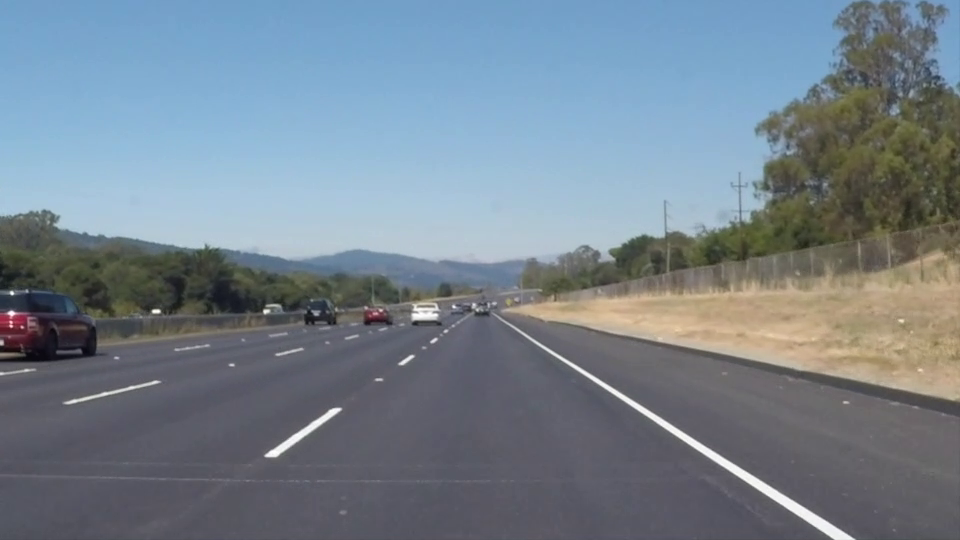
#> input picture frame 22 of data/whiteline.mp4, 960 x 540 px
$ python dashcam_lane_detection.py
#> lines starting #> are read from the running program, lines starting #| are printed output that depends on the picture; after the words box and inside, x2 and y2 are one past the last pixel; in counts of white or black regions, pixels touching at a corner belong together
# this program detects straight lanes, classifies it into left line and right line,
# and finally colors them according to the type of line (dashed = red, solid = green)

import cv2
import numpy as np
import os


class LaneDetectorPipeline():
    def __init__(self, image, scale):
        self.image = image
        self.rows = image.shape[0]  # 540
        self.cols = image.shape[1]  # 960

        self.lane_image = self.image

        # test for flipped video
        # set to True to flip the video and see the results. (It works)
        self.flip = False

        self.scale = scale
        self.minLineLength = 60
        self.maxLineGap = 50

    def pre_processing(self, resize, gray, blur, edge):
        if resize:
            new_width = int(self.cols * self.scale)
            new_height = int(self.rows * self.scale)
            self.image = cv2.resize(self.image, (new_width, new_height))
            self.rows = self.image.shape[0]
            self.cols = self.image.shape[1]
            image_scaled = cv2.cvtColor(self.image, cv2.COLOR_RGB2BGR)

        if self.flip:
            self.image = cv2.flip(self.image, 1)
            image_scaled = cv2.flip(image_scaled, 1)

        if gray:
            self.image = cv2.cvtColor(self.image, cv2.COLOR_BGR2GRAY)

        if blur:
            self.image = cv2.GaussianBlur(self.image, (7, 7), 0)

        if edge:
            self.image = cv2.Canny(self.image, 50, 150)

        return self.image, image_scaled

    def crop_lane(self):
        # defining a region of interest
        # TODO: This should be parameterized to the image size
        region = np.array(
            [(10, self.rows), (370, self.rows), (240, 135), (150, 135)])

        mask = np.zeros_like(self.image)
        cv2.fillPoly(mask, pts=[region], color=(255, 255))
        self.lane_image = cv2.bitwise_and(self.image, mask)
        return self.lane_image

    def hough_lines(self):
        lines = cv2.HoughLinesP(self.lane_image, 2, np.pi/180, 40, np.array(
            []), minLineLength=self.minLineLength, maxLineGap=self.maxLineGap)
        return lines

    def line_classifier(self, lines, image):
        left = []
        right = []
        if lines is not None:
            for i in range(0, len(lines)):
                l = lines[i][0]
                x1, y1, x2, y2 = l
                slope = (y2-y1)/(x2-x1)
                if slope < 0:
                    left.append(l)
                else:
                    right.append(l)
        left_sum = 0
        right_sum = 0
        for i in left:
            l = i
            x1, y1, x2, y2 = l
            distance = pow((pow((x2 - x1), 2) + pow((y2 - y1), 2)), 1 / 2)
            left_sum = left_sum+distance
        for i in right:
            l = i
            x1, y1, x2, y2 = l
            distance = pow((pow((x2 - x1), 2) + pow((y2 - y1), 2)), 1 / 2)
            right_sum = right_sum + distance

        # the sum of distance of lines detected in the left side will be less if it contains broken, i.e. dashed lines. So, we will color the dashed lines as red and the other line as green
        if left_sum < right_sum:
            for i in left:
                l = i
                x1, y1, x2, y2 = l
                cv2.line(image, (l[0], l[1]), (l[2], l[3]),
                         (255, 0, 0), 2, cv2.LINE_AA)
            for i in right:
                l = i
                x1, y1, x2, y2 = l
                cv2.line(image, (l[0], l[1]), (l[2], l[3]),
                         (0, 255, 0), 2, cv2.LINE_AA)
        elif left_sum > right_sum:
            for i in left:
                l = i
                x1, y1, x2, y2 = l
                cv2.line(image, (l[0], l[1]), (l[2], l[3]),
                         (0, 255, 0), 2, cv2.LINE_AA)
            for i in right:
                l = i
                x1, y1, x2, y2 = l
                cv2.line(image, (l[0], l[1]), (l[2], l[3]),
                         (255, 0, 0), 2, cv2.LINE_AA)
        return cv2.cvtColor(image, cv2.COLOR_RGB2BGR)

# visualizer class is capable of productin 1-5 output windows scaled proportionally to the input sample image
# it also has the capability to save the generated frames asa a video if used inside a loop
class Visualizer():
    def __init__(self, image, scale, frames=[None, None, None, None, 'Final Frame'], save=False):
        self.frame1 = None
        self.frame2 = None
        self.frame3 = None
        self.frame4 = None
        self.frame0 = None

        self.save = save
        self.frame_dict = {frames[0]: self.frame1, frames[1]: self.frame2,
                           frames[2]: self.frame3, frames[3]: self.frame4, frames[4]: self.frame0}
        self.scale = scale

        self.image = self.resize(image, self.scale)
        self.frame_height = self.image.shape[0]
        self.frame_width = self.image.shape[1]

        self.number_of_frames = 1+(4-frames.count(None))
        self.number_of_small_frames = self.number_of_frames - 1
        self.aspect_ratio = self.frame_width/self.frame_height

        self.small_frame_width = int(
            self.frame_width/self.number_of_small_frames)
        self.small_frame_height = int(
            (self.number_of_small_frames * self.small_frame_width)/self.aspect_ratio)

        self.capture_width = self.frame_width * self.number_of_small_frames
        self.capture_height = self.frame_height * \
            self.number_of_small_frames + self.frame_height

        self.font = cv2.FONT_HERSHEY_SIMPLEX
        self.fontScale = 1
        self.color = (255, 255, 255)
        self.thickness = 2

        self.fps = 25
        if self.save:
            save_path = Visualizer.get_absolute_path(
                "output") + "/lane_detection_output.mp4"
            self.result = cv2.VideoWriter(save_path, cv2.VideoWriter_fourcc(
                *'mp4v'), self.fps, (self.capture_width, self.capture_height))

    @staticmethod
    def get_absolute_path(dir):
        current_directory = os.getcwd()
        parent_directory = os.path.dirname(current_directory)
        absolute_path = os.path.join(parent_directory, dir)
        return absolute_path

    def resize(self, image, scale):
        new_width = int(image.shape[1] * scale)
        new_height = int(image.shape[0] * scale)
        image = cv2.resize(image, (new_width, new_height))
        return image

    def update_frame(self, image, frame_name):
        if frame_name in self.frame_dict.keys():
            self.frame_dict[frame_name] = image
            self.frame_dict[frame_name] = cv2.cvtColor(
                self.frame_dict[frame_name], cv2.COLOR_BGR2RGB)
            # tune these two values for text alignment
            vertical_placement = 0.95
            horizontal_placement = 0.8
            org2 = (int(self.frame_width-vertical_placement*self.frame_width),
                    int(self.frame_height-horizontal_placement*self.frame_height))
            self.frame_dict[frame_name] = cv2.putText(
                self.frame_dict[frame_name], frame_name, org2, self.font, self.fontScale, self.color, self.thickness, cv2.LINE_AA)

    def update_final_frame(self, image, frame_name):
        image = cv2.resize(image, (self.frame_width * self.number_of_small_frames,
                           self.frame_height * self.number_of_small_frames))

        self.frame_dict[frame_name] = image

        vertical_placement = 0.95
        horizontal_placement = 0.95
        org1 = (int(self.frame_width-vertical_placement*self.frame_width),
                int(self.capture_height-horizontal_placement * self.capture_height))
        self.frame_dict[frame_name] = cv2.putText(
            self.frame_dict[frame_name], frame_name, org1, self.font, self.fontScale, self.color, self.thickness, cv2.LINE_AA)

        small_frames = []
        for small_frame_name in list(self.frame_dict.keys())[:-1]:
            if small_frame_name != None:
                small_frames.append(self.frame_dict[small_frame_name])

        bottom_frames = np.concatenate(small_frames, axis=1)

        output = np.concatenate(
            (self.frame_dict[frame_name], bottom_frames), axis=0)
        if self.save:
            self.result.write(output)

        output = cv2.resize(
            output, (int(output.shape[1]*0.6), int(output.shape[0]*0.6)))
        cv2.imshow(frame_name + " Pipeline", output)

    def __del__(self):
        print("Closing output feed...")


def main():
    scale = 0.4  # scaling down all frames for faster processing
    video_path = Visualizer.get_absolute_path("data") + "/whiteline.mp4"
    print(video_path)
    save = True
    frame = cv2.VideoCapture(video_path)
    _, sample_frame = frame.read()
#> sample_frame is the input picture: shape (540, 960, 3); mean B, G, R 141.9, 130.7, 117.7
    frames = ['Input', 'Edges', 'Lane Crop',
              'Hough Lines', 'Lane Segmentation']
    visuals = Visualizer(image=sample_frame, scale=scale,
                         frames=frames, save=save)

    while (frame.isOpened()):
        success, image = frame.read()
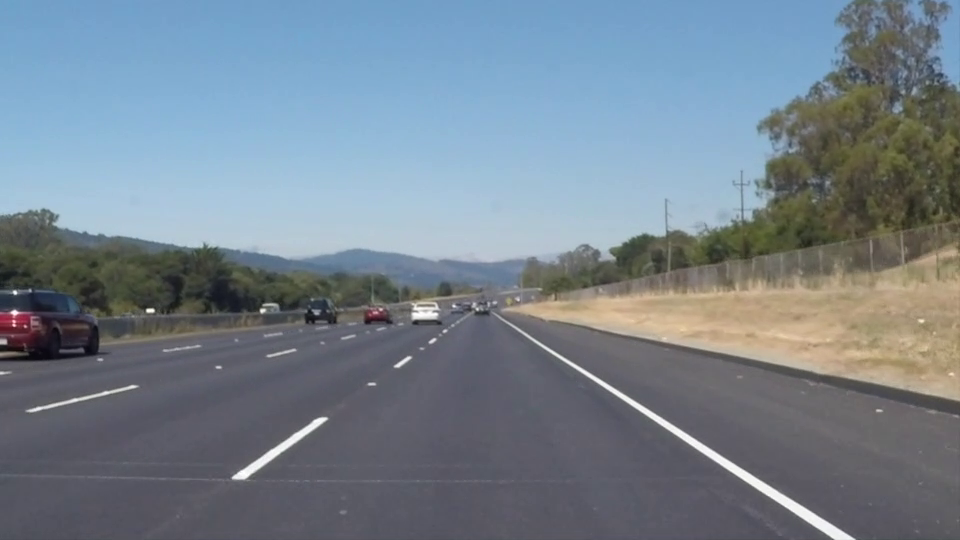
#> input picture frame 23 of data/whiteline.mp4, 960 x 540 px
#> image is the input picture: shape (540, 960, 3); mean B, G, R 142, 130.6, 117.8
        if not success:
            print("\nEnd of frames\n")
            break

        current_frame_object = LaneDetectorPipeline(image, scale)

        image_edge, image_scaled = current_frame_object.pre_processing(
            resize=True, gray=True, blur=True, edge=True)
#> in pre_processing, `self.image = cv2.Canny(self.image, 50, 150)`:
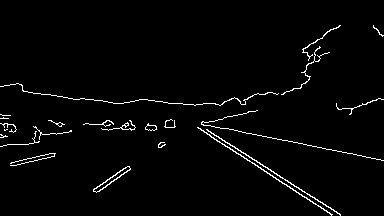
#> self.image: shape (216, 384); 2.3% white in thin lines or dots, all inside (x1, y1, x2, y2) = (0, 25, 384, 216)
        visuals.update_frame(image_scaled, 'Input')
        visuals.update_frame(image_edge, 'Edges')

        image_cropped = current_frame_object.crop_lane()
#> in crop_lane, `self.lane_image = cv2.bitwise_and(self.image, mask)`:
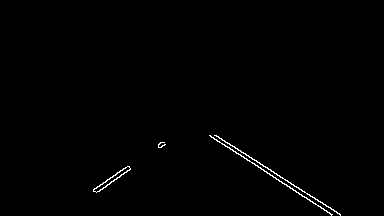
#> self.lane_image: shape (216, 384); 0.66% white in thin lines or dots, all inside (x1, y1, x2, y2) = (93, 135, 341, 216)
        visuals.update_frame(image_cropped, 'Lane Crop')

        # using hough transform to detect lines
        hough_lines = current_frame_object.hough_lines()
#> in hough_lines, `lines = cv2.HoughLinesP(self.lane_image, 2, np.pi/180, 40, np.array( [..`: lines = [[245, 153, 331, 215], [214, 139, 322, 202], [216, 135, 290, 188], [99, 191, 164, 142], [209, 135, 287, 180], [267, 173, 340, 214], [93, 191, 160, 142], [212, 137, 332, 214]]
#> hough_lines has the same summary as lines in hough_lines
        image_hough_lines = image_scaled
        for line in hough_lines:
            line = line[0]
            cv2.line(image_hough_lines, (line[0], line[1]),
                     (line[2], line[3]), (255, 100, 255), 1, cv2.LINE_AA)
#> this loop made 8 passes
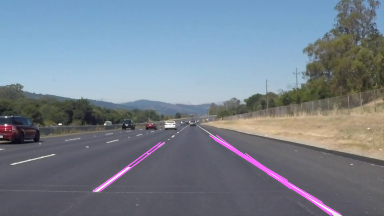
#> image_hough_lines: shape (216, 384, 3); mean R, G, B 118.8, 130, 142.9
        visuals.update_frame(image_hough_lines, 'Hough Lines')

        # classifying lines as left and right and coloring them acconding to the given convention
        image_lines_classified = current_frame_object.line_classifier(
            hough_lines, image_scaled)
#> the loop in line_classifier, `for i in range(0, len(lines)):` made 8 passes
#> (x1, y1, x2, y2, slope) on passes 1 to 8: (245, 153, 331, 215, 0.721), (214, 139, 322, 202, 0.583), (216, 135, 290, 188, 0.716), (99, 191, 164, 142, -0.754), (209, 135, 287, 180, 0.577), (267, 173, 340, 214, 0.562), (93, 191, 160, 142, -0.731), (212, 137, 332, 214, 0.642)
#> after the loop in line_classifier, `for i in range(0, len(lines)):`: left = [[99, 191, 164, 142], [93, 191, 160, 142]]; right = [[245, 153, 331, 215], [214, 139, 322, 202], [216, 135, 290, 188], [209, 135, 287, 180], [267, 173, 340, 214], [212, 137, 332, 214]]
#> the loop in line_classifier, `for i in left:` made 2 passes
#> (x1, y1, x2, y2, distance, left_sum) on passes 1 to 2: (99, 191, 164, 142, 81.4, 81.4), (93, 191, 160, 142, 83.01, 164.4)
#> after the loop in line_classifier, `for i in left:`: left_sum = 164.4
#> the loop in line_classifier, `for i in right:` made 6 passes
#> (x1, y1, x2, y2, distance, right_sum) on passes 1 to 6: (245, 153, 331, 215, 106, 106), (214, 139, 322, 202, 125, 231.1), (216, 135, 290, 188, 91.02, 322.1), (209, 135, 287, 180, 90.05, 412.1), (267, 173, 340, 214, 83.73, 495.8), (212, 137, 332, 214, 142.6, 638.4)
#> after the loop in line_classifier, `for i in right:`: right_sum = 638.4
#> the loop in line_classifier, `for i in left:` made 2 passes
#> the loop in line_classifier, `for i in right:` made 6 passes
#> after the loop in line_classifier, `for i in right:`:
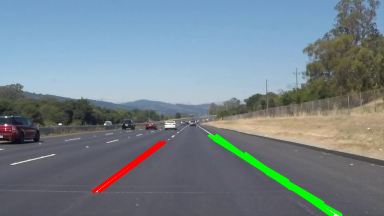
#> image: shape (216, 384, 3); mean R, G, B 116.6, 131.1, 139.1
        visuals.update_final_frame(image_lines_classified, 'Lane Segmentation')
#> the loop in update_final_frame, `for small_frame_name in list(self.frame_dict.keys())[:-1]:` made 4 passes
#> small_frame_name on passes 1 to 4: 'Input', 'Edges', 'Lane Crop', 'Hough Lines'
#> after the loop in update_final_frame, `for small_frame_name in list(self.frame_dict.keys())[:-1]:`: small_frames = 4 items
#> in update_final_frame, `bottom_frames = np.concatenate(small_frames, axis=1)`:
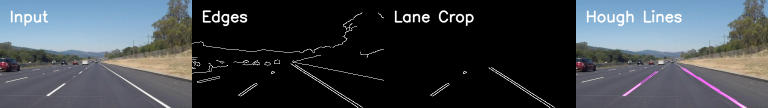
#> bottom_frames: shape (216, 1536, 3) (shown at 1/2 size); mean of channels 0, 1, 2 75, 69.2, 63.4; drawn as B, G, R
#> in update_final_frame, `output = cv2.resize( output, (int(output.shape[1]*0.6), int(output.sha..`:
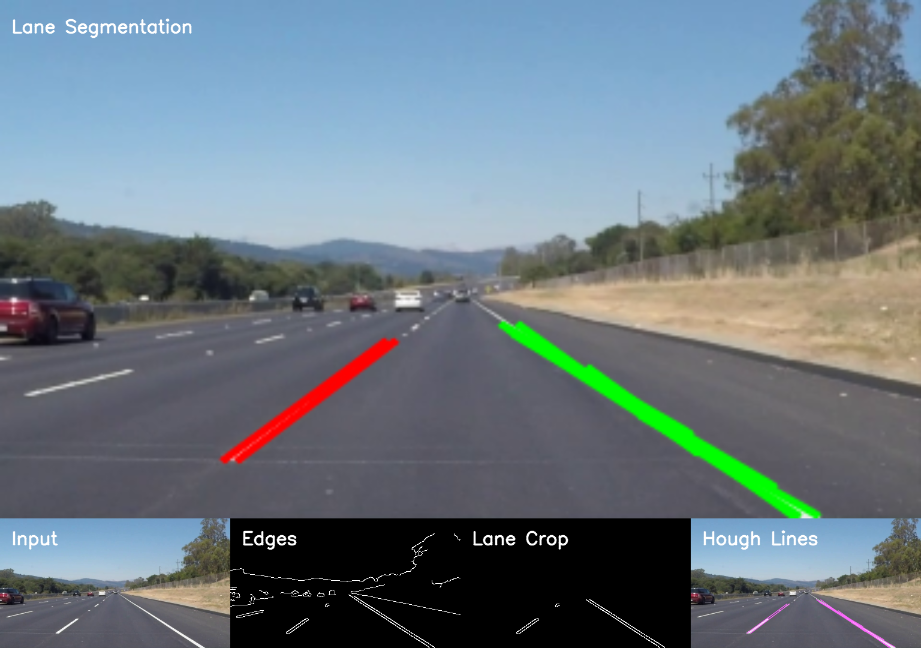
#> output: shape (648, 921, 3); mean of channels 0, 1, 2 126.3, 118.7, 106.1; drawn as B, G, R

        del current_frame_object

        if cv2.waitKey(25) & 0xFF == ord('q'):
            # del visuals
#> (key q is pressed here)
            break

    frame.release()
    cv2.destroyAllWindows()
    del visuals


if __name__ == "__main__":
    main()

$ run again, starting later in the video
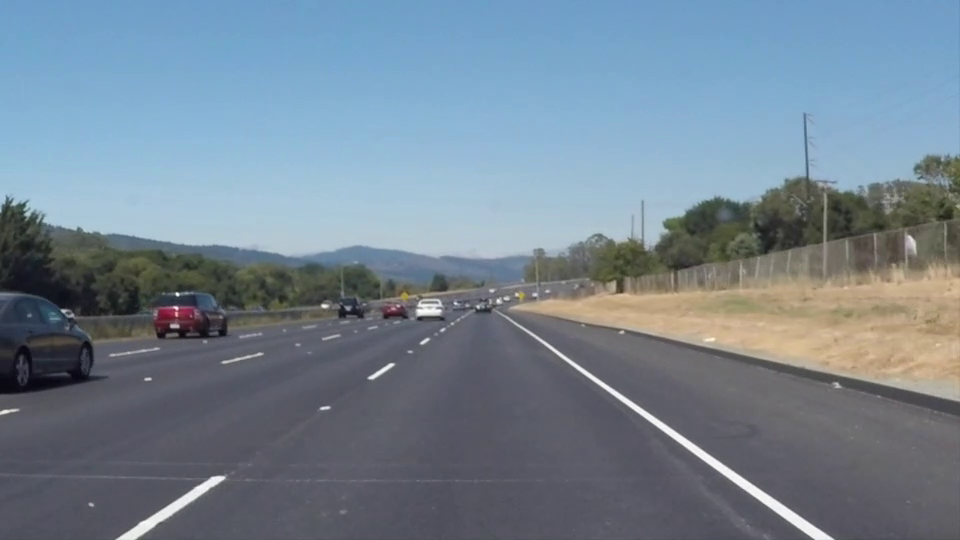
#> input picture frame 99 of data/whiteline.mp4, 960 x 540 px
#> in main, sample_frame is the input picture: shape (540, 960, 3); mean B, G, R 146, 132.3, 116.7
#> mask: shape (216, 384); 22% white; 1 white region, box (x1, y1, x2, y2) and area: (11, 135, 370, 216) 18279
#> self.lane_image: shape (216, 384); 0.59% white in thin lines or dots, all inside (x1, y1, x2, y2) = (47, 135, 333, 216)
#> lines = [[217, 135, 331, 215], [211, 135, 323, 214]]
#> the loop in main, `for line in hough_lines:` made 2 passes
#> the loop in line_classifier, `for i in range(0, len(lines)):` made 2 passes
#> (x1, y1, x2, y2, slope) on passes 1 to 2: (217, 135, 331, 215, 0.702), (211, 135, 323, 214, 0.705)
#> after the loop in line_classifier, `for i in range(0, len(lines)):`: left = []; right = [[217, 135, 331, 215], [211, 135, 323, 214]]
#> after the loop in line_classifier, `for i in left:`: left_sum = 0
#> the loop in line_classifier, `for i in right:` made 2 passes
#> (x1, y1, x2, y2, distance, right_sum) on passes 1 to 2: (217, 135, 331, 215, 139.3, 139.3), (211, 135, 323, 214, 137.1, 276.3)
#> after the loop in line_classifier, `for i in right:`: right_sum = 276.3
#> the loop in line_classifier, `for i in right:` made 2 passes
#> after the loop in line_classifier, `for i in right:`:
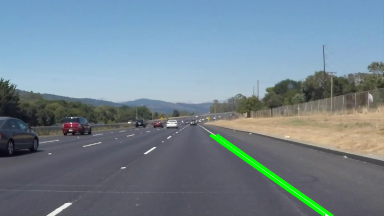
#> image: shape (216, 384, 3); mean R, G, B 115, 133.2, 144.2
#> the loop in update_final_frame, `for small_frame_name in list(self.frame_dict.keys())[:-1]:` made 4 passes
#> small_frame_name on passes 1 to 4: 'Input', 'Edges', 'Lane Crop', 'Hough Lines'
#> after the loop in update_final_frame, `for small_frame_name in list(self.frame_dict.keys())[:-1]:`: small_frames = 4 items
#> in update_final_frame, `output = cv2.resize( output, (int(output.shape[1]*0.6), int(output.sha..`:
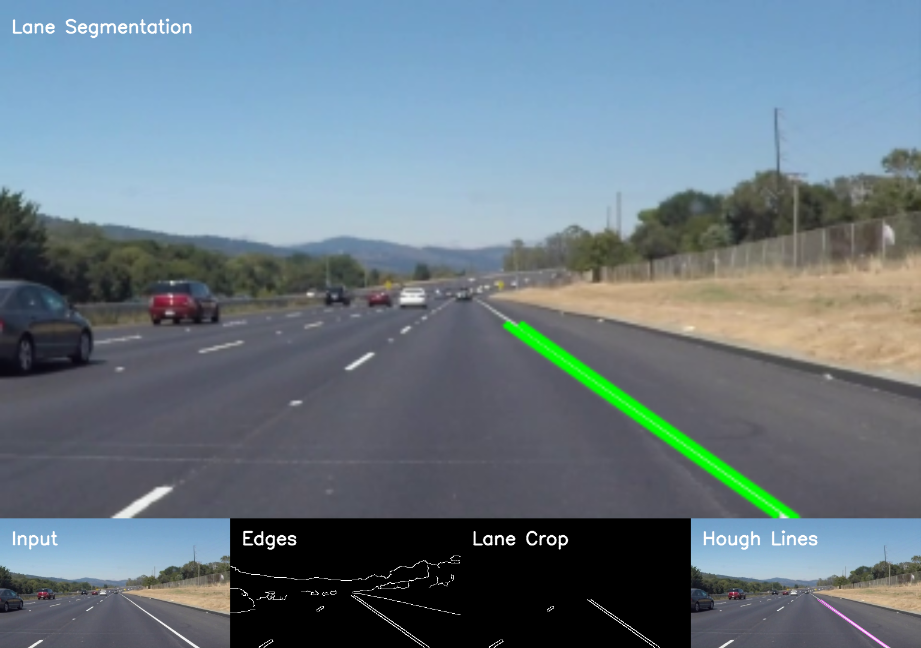
#> output: shape (648, 921, 3); mean of channels 0, 1, 2 130.7, 120.5, 104.7; drawn as B, G, R
